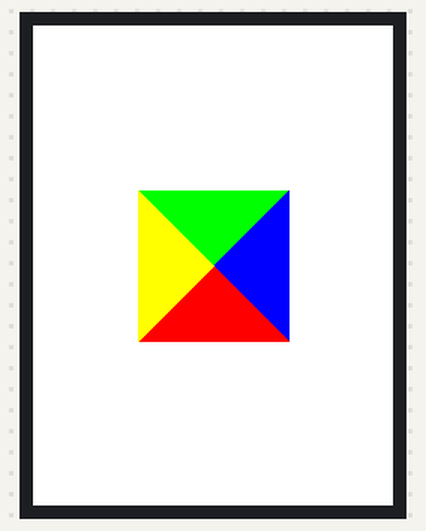
Bench run of a sketch on a simulated Arduino Uno, built with avr-gcc and run on an emulated ATmega328P. Parts: 240×320 colour display.

Above: at 0.3 s.

The sketch:

Ej17_fillTriangle.ino
```cpp
#include <SPFD5408_Adafruit_GFX.h>    // Core graphics library
#include <SPFD5408_Adafruit_TFTLCD.h> // Hardware-specific library

//Arduino UNO Pin Definition
#define LCD_CS A3 // Chip Select goes to Analog 3
#define LCD_CD A2 // Command/Data goes to Analog 2
#define LCD_WR A1 // LCD Write goes to Analog 1
#define LCD_RD A0 // LCD Read goes to Analog 0
#define LCD_RESET A4 // Can alternately just connect to Arduino's reset pin

// Assign human-readable names to some common 16-bit color values:
#define  BLACK   0x0000
#define BLUE    0x001F
#define RED     0xF800
#define GREEN   0x07E0
#define CYAN    0x07FF
#define MAGENTA 0xF81F
#define YELLOW  0xFFE0
#define WHITE   0xFFFF

//Declaracion objeto TFT
Adafruit_TFTLCD tft(LCD_CS, LCD_CD, LCD_WR, LCD_RD, LCD_RESET);

int width, height;

void setup() {
  Serial.begin(9600);
  tft.begin(0x9341); // SDFP5408

  tft.setRotation(0);
  tft.fillScreen(WHITE);

  width = tft.width();
  height = tft.height();

  // Un triangulo requiere de 7 parametros. Posicion del punto P1, P2, P3 y el color
  // Posicion inicial X1 --> Direccion horizontal (De izquierda a derecha)
  // Posicion inicial Y1 --> Direccion vertical (De arriba a abajo)
  // Posicion inicial X2 --> Direccion horizontal (De izquierda a derecha)
  // Posicion inicial Y2 --> Direccion vertical (De arriba a abajo)
  // Posicion inicial X3 --> Direccion horizontal (De izquierda a derecha)
  // Posicion inicial Y3 --> Direccion vertical (De arriba a abajo)
  // Color --> En hexadecimal

  // Hay que dibujar un cuadrado de lado 100 pixeles en el centro con una cruz en su interior que conecte sus esquinas
  // Pero esta vez vamos a realizar este ejercicio con 4 triangulos que subdividen el cuadrado en 4 partes

  // Hay que dibujar 4 triangulos que conecten todos con su centro
  int length = 100;

  // Definimos las coordenadoas de los 4 puntos que definen el cuadrado mas su centro
  int X1 = (width-length)/2;
  int Y1 = (height-length)/2;
  int X2 = (width+length)/2;
  int Y2 = (height-length)/2;
  int X3 = (width+length)/2;
  int Y3 = (height+length)/2;
  int X4 = (width-length)/2;
  int Y4 = (height+length)/2;

  //Coordenadas del centro del cuadrado
  int CX = width/2;
  int CY = height/2;

  //Triangulos
  tft.fillTriangle(X1,Y1,X2,Y2,CX,CY,GREEN);
  tft.fillTriangle(X2,Y2,X3,Y3,CX,CY,BLUE);
  tft.fillTriangle(X3,Y3,X4,Y4,CX,CY,RED);
  tft.fillTriangle(X4,Y4,X1,Y1,CX,CY,YELLOW);

}


void loop() {

}
```
